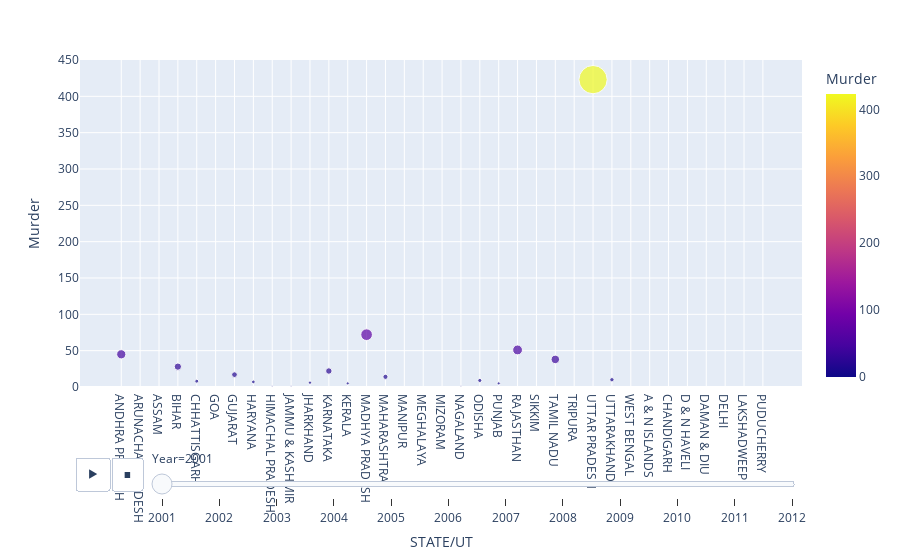
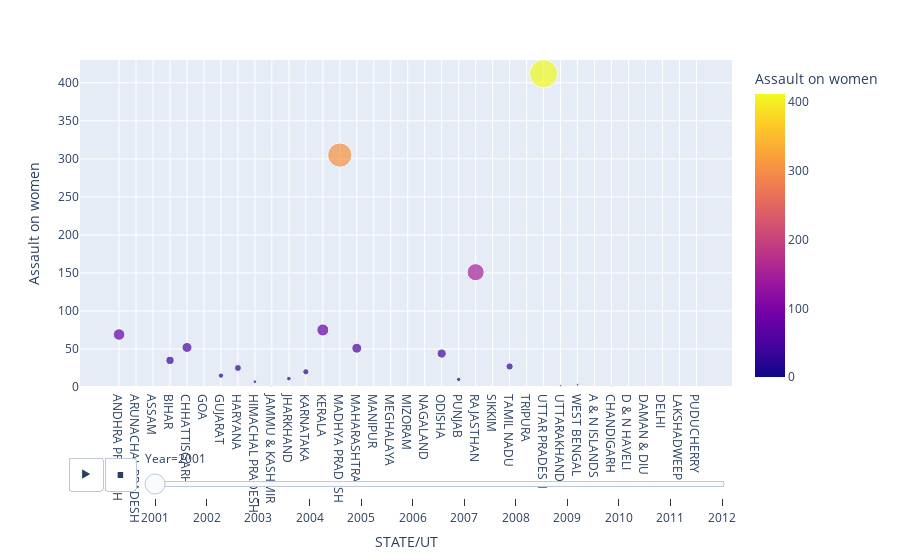
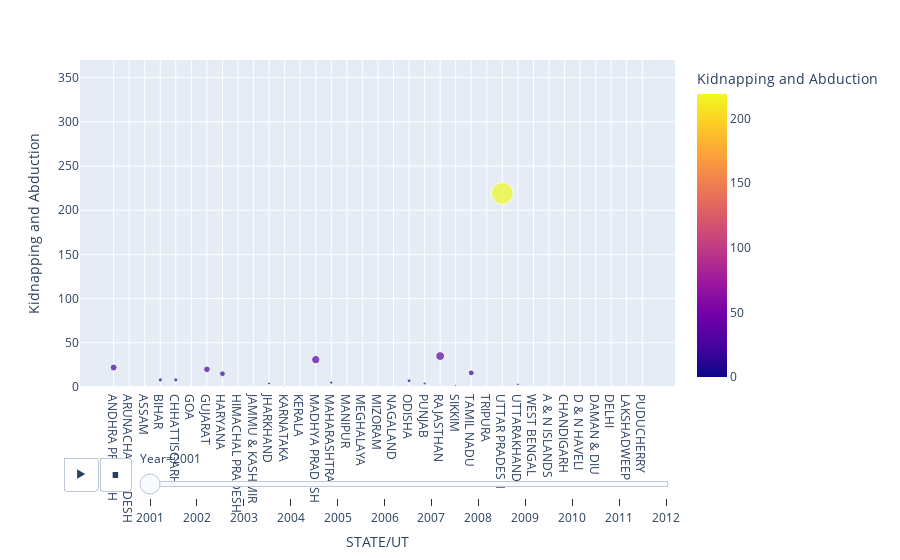
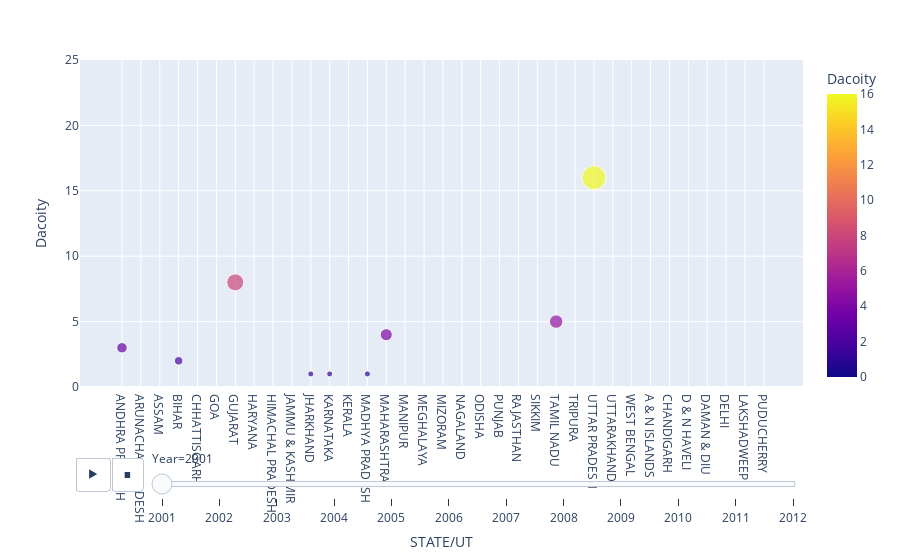

The cell these charts' notebook holds for them, in order:
### Markdown cell above
# State wise crimes

### Code cell
animation_graphs(state)

### Figure 1 — Plotly figure (JSON) as saved in the notebook; plotly's stock layout.template omitted (floating-point values rounded to 4 significant figures)
{"data": [{"hoverlabel": {"namelength": 0}, "hovertemplate": "Year=2001<br>STATE/UT=%{x}<br>Murder=%{marker.color}", "legendgroup": "", "marker": {"color": [45, 0, 0, 28, 8, 0, 17, 7, 1, 1, 6, 22, 5, 72, 14, 0, 0, 0, 1, 9, 5, 51, 0, 38, 0, 423, 10, 0, 0, 0, 0, 0, 0, 0, 0], "coloraxis": "coloraxis", "size": [45, 0, 0, 28, 8, 0, 17, 7, 1, 1, 6, 22, 5, 72, 14, 0, 0, 0, 1, 9, 5, 51, 0, 38, 0, 423, 10, 0, 0, 0, 0, 0, 0, 0, 0], "sizemode": "area", "sizeref": 1.058, "symbol": "circle"}, "mode": "markers", "name": "", "showlegend": false, "type": "scatter", "x": ["ANDHRA PRADESH", "ARUNACHAL PRADESH", "ASSAM", "BIHAR", "CHHATTISGARH", "GOA", "GUJARAT", "HARYANA", "HIMACHAL PRADESH", "JAMMU & KASHMIR", "JHARKHAND", "KARNATAKA", "KERALA", "MADHYA PRADESH", "MAHARASHTRA", "MANIPUR", "MEGHALAYA", "MIZORAM", "NAGALAND", "ODISHA", "PUNJAB", "RAJASTHAN", "SIKKIM", "TAMIL NADU", "TRIPURA", "UTTAR PRADESH", "UTTARAKHAND", "WEST BENGAL", "A & N ISLANDS", "CHANDIGARH", "D & N HAVELI", "DAMAN & DIU", "DELHI", "LAKSHADWEEP", "PUDUCHERRY"], "xaxis": "x", "y": [45, 0, 0, 28, 8, 0, 17, 7, 1, 1, 6, 22, 5, 72, 14, 0, 0, 0, 1, 9, 5, 51, 0, 38, 0, 423, 10, 0, 0, 0, 0, 0, 0, 0, 0], "yaxis": "y"}], "layout": {"coloraxis": {"colorbar": {"title": {"text": "Murder"}}, "colorscale": [[0, "#0d0887"], [0.1111, "#46039f"], [0.2222, "#7201a8"], [0.3333, "#9c179e"], [0.4444, "#bd3786"], [0.5556, "#d8576b"], [0.6667, "#ed7953"], [0.7778, "#fb9f3a"], [0.8889, "#fdca26"], [1, "#f0f921"]]}, "legend": {"itemsizing": "constant", "tracegroupgap": 0}, "margin": {"t": 60}, "sliders": [{"active": 0, "currentvalue": {"prefix": "Year="}, "len": 0.9, "pad": {"b": 10, "t": 60}, "steps": [{"args": [["2001"], {"frame": {"duration": 0, "redraw": false}, "fromcurrent": true, "mode": "immediate", "transition": {"duration": 0, "easing": "linear"}}], "label": "2001", "method": "animate"}, {"args": [["2002"], {"frame": {"duration": 0, "redraw": false}, "fromcurrent": true, "mode": "immediate", "transition": {"duration": 0, "easing": "linear"}}], "label": "2002", "method": "animate"}, {"args": [["2003"], {"frame": {"duration": 0, "redraw": false}, "fromcurrent": true, "mode": "immediate", "transition": {"duration": 0, "easing": "linear"}}], "label": "2003", "method": "animate"}, {"args": [["2004"], {"frame": {"duration": 0, "redraw": false}, "fromcurrent": true, "mode": "immediate", "transition": {"duration": 0, "easing": "linear"}}], "label": "2004", "method": "animate"}, {"args": [["2005"], {"frame": {"duration": 0, "redraw": false}, "fromcurrent": true, "mode": "immediate", "transition": {"duration": 0, "easing": "linear"}}], "label": "2005", "method": "animate"}, {"args": [["2006"], {"frame": {"duration": 0, "redraw": false}, "fromcurrent": true, "mode": "immediate", "transition": {"duration": 0, "easing": "linear"}}], "label": "2006", "method": "animate"}, {"args": [["2007"], {"frame": {"duration": 0, "redraw": false}, "fromcurrent": true, "mode": "immediate", "transition": {"duration": 0, "easing": "linear"}}], "label": "2007", "method": "animate"}, {"args": [["2008"], {"frame": {"duration": 0, "redraw": false}, "fromcurrent": true, "mode": "immediate", "transition": {"duration": 0, "easing": "linear"}}], "label": "2008", "method": "animate"}, {"args": [["2009"], {"frame": {"duration": 0, "redraw": false}, "fromcurrent": true, "mode": "immediate", "transition": {"duration": 0, "easing": "linear"}}], "label": "2009", "method": "animate"}, {"args": [["2010"], {"frame": {"duration": 0, "redraw": false}, "fromcurrent": true, "mode": "immediate", "transition": {"duration": 0, "easing": "linear"}}], "label": "2010", "method": "animate"}, {"args": [["2011"], {"frame": {"duration": 0, "redraw": false}, "fromcurrent": true, "mode": "immediate", "transition": {"duration": 0, "easing": "linear"}}], "label": "2011", "method": "animate"}, {"args": [["2012"], {"frame": {"duration": 0, "redraw": false}, "fromcurrent": true, "mode": "immediate", "transition": {"duration": 0, "easing": "linear"}}], "label": "2012", "method": "animate"}], "x": 0.1, "xanchor": "left", "y": 0, "yanchor": "top"}], "updatemenus": [{"buttons": [{"args": [null, {"frame": {"duration": 500, "redraw": false}, "fromcurrent": true, "mode": "immediate", "transition": {"duration": 500, "easing": "linear"}}], "label": "&#9654;", "method": "animate"}, {"args": [[null], {"frame": {"duration": 0, "redraw": false}, "fromcurrent": true, "mode": "immediate", "transition": {"duration": 0, "easing": "linear"}}], "label": "&#9724;", "method": "animate"}], "direction": "left", "pad": {"r": 10, "t": 70}, "showactive": false, "type": "buttons", "x": 0.1, "xanchor": "right", "y": 0, "yanchor": "top"}], "xaxis": {"anchor": "y", "domain": [0, 1], "title": {"text": "STATE/UT"}}, "yaxis": {"anchor": "x", "domain": [0, 1], "range": [0, 450], "title": {"text": "Murder"}}}}

### Figure 2 — Plotly figure (JSON) as saved in the notebook; plotly's stock layout.template omitted (floating-point values rounded to 4 significant figures)
{"data": [{"hoverlabel": {"namelength": 0}, "hovertemplate": "Year=2001<br>STATE/UT=%{x}<br>Assault on women=%{marker.color}", "legendgroup": "", "marker": {"color": [69, 0, 0, 35, 52, 0, 15, 25, 7, 1, 11, 20, 75, 305, 51, 0, 0, 0, 0, 44, 10, 151, 0, 27, 0, 412, 2, 3, 0, 1, 0, 0, 0, 0, 0], "coloraxis": "coloraxis", "size": [69, 0, 0, 35, 52, 0, 15, 25, 7, 1, 11, 20, 75, 305, 51, 0, 0, 0, 0, 44, 10, 151, 0, 27, 0, 412, 2, 3, 0, 1, 0, 0, 0, 0, 0], "sizemode": "area", "sizeref": 1.03, "symbol": "circle"}, "mode": "markers", "name": "", "showlegend": false, "type": "scatter", "x": ["ANDHRA PRADESH", "ARUNACHAL PRADESH", "ASSAM", "BIHAR", "CHHATTISGARH", "GOA", "GUJARAT", "HARYANA", "HIMACHAL PRADESH", "JAMMU & KASHMIR", "JHARKHAND", "KARNATAKA", "KERALA", "MADHYA PRADESH", "MAHARASHTRA", "MANIPUR", "MEGHALAYA", "MIZORAM", "NAGALAND", "ODISHA", "PUNJAB", "RAJASTHAN", "SIKKIM", "TAMIL NADU", "TRIPURA", "UTTAR PRADESH", "UTTARAKHAND", "WEST BENGAL", "A & N ISLANDS", "CHANDIGARH", "D & N HAVELI", "DAMAN & DIU", "DELHI", "LAKSHADWEEP", "PUDUCHERRY"], "xaxis": "x", "y": [69, 0, 0, 35, 52, 0, 15, 25, 7, 1, 11, 20, 75, 305, 51, 0, 0, 0, 0, 44, 10, 151, 0, 27, 0, 412, 2, 3, 0, 1, 0, 0, 0, 0, 0], "yaxis": "y"}], "layout": {"coloraxis": {"colorbar": {"title": {"text": "Assault on women"}}, "colorscale": [[0, "#0d0887"], [0.1111, "#46039f"], [0.2222, "#7201a8"], [0.3333, "#9c179e"], [0.4444, "#bd3786"], [0.5556, "#d8576b"], [0.6667, "#ed7953"], [0.7778, "#fb9f3a"], [0.8889, "#fdca26"], [1, "#f0f921"]]}, "legend": {"itemsizing": "constant", "tracegroupgap": 0}, "margin": {"t": 60}, "sliders": [{"active": 0, "currentvalue": {"prefix": "Year="}, "len": 0.9, "pad": {"b": 10, "t": 60}, "steps": [{"args": [["2001"], {"frame": {"duration": 0, "redraw": false}, "fromcurrent": true, "mode": "immediate", "transition": {"duration": 0, "easing": "linear"}}], "label": "2001", "method": "animate"}, {"args": [["2002"], {"frame": {"duration": 0, "redraw": false}, "fromcurrent": true, "mode": "immediate", "transition": {"duration": 0, "easing": "linear"}}], "label": "2002", "method": "animate"}, {"args": [["2003"], {"frame": {"duration": 0, "redraw": false}, "fromcurrent": true, "mode": "immediate", "transition": {"duration": 0, "easing": "linear"}}], "label": "2003", "method": "animate"}, {"args": [["2004"], {"frame": {"duration": 0, "redraw": false}, "fromcurrent": true, "mode": "immediate", "transition": {"duration": 0, "easing": "linear"}}], "label": "2004", "method": "animate"}, {"args": [["2005"], {"frame": {"duration": 0, "redraw": false}, "fromcurrent": true, "mode": "immediate", "transition": {"duration": 0, "easing": "linear"}}], "label": "2005", "method": "animate"}, {"args": [["2006"], {"frame": {"duration": 0, "redraw": false}, "fromcurrent": true, "mode": "immediate", "transition": {"duration": 0, "easing": "linear"}}], "label": "2006", "method": "animate"}, {"args": [["2007"], {"frame": {"duration": 0, "redraw": false}, "fromcurrent": true, "mode": "immediate", "transition": {"duration": 0, "easing": "linear"}}], "label": "2007", "method": "animate"}, {"args": [["2008"], {"frame": {"duration": 0, "redraw": false}, "fromcurrent": true, "mode": "immediate", "transition": {"duration": 0, "easing": "linear"}}], "label": "2008", "method": "animate"}, {"args": [["2009"], {"frame": {"duration": 0, "redraw": false}, "fromcurrent": true, "mode": "immediate", "transition": {"duration": 0, "easing": "linear"}}], "label": "2009", "method": "animate"}, {"args": [["2010"], {"frame": {"duration": 0, "redraw": false}, "fromcurrent": true, "mode": "immediate", "transition": {"duration": 0, "easing": "linear"}}], "label": "2010", "method": "animate"}, {"args": [["2011"], {"frame": {"duration": 0, "redraw": false}, "fromcurrent": true, "mode": "immediate", "transition": {"duration": 0, "easing": "linear"}}], "label": "2011", "method": "animate"}, {"args": [["2012"], {"frame": {"duration": 0, "redraw": false}, "fromcurrent": true, "mode": "immediate", "transition": {"duration": 0, "easing": "linear"}}], "label": "2012", "method": "animate"}], "x": 0.1, "xanchor": "left", "y": 0, "yanchor": "top"}], "updatemenus": [{"buttons": [{"args": [null, {"frame": {"duration": 500, "redraw": false}, "fromcurrent": true, "mode": "immediate", "transition": {"duration": 500, "easing": "linear"}}], "label": "&#9654;", "method": "animate"}, {"args": [[null], {"frame": {"duration": 0, "redraw": false}, "fromcurrent": true, "mode": "immediate", "transition": {"duration": 0, "easing": "linear"}}], "label": "&#9724;", "method": "animate"}], "direction": "left", "pad": {"r": 10, "t": 70}, "showactive": false, "type": "buttons", "x": 0.1, "xanchor": "right", "y": 0, "yanchor": "top"}], "xaxis": {"anchor": "y", "domain": [0, 1], "title": {"text": "STATE/UT"}}, "yaxis": {"anchor": "x", "domain": [0, 1], "range": [0, 430], "title": {"text": "Assault on women"}}}}

### Figure 3 — Plotly figure (JSON) as saved in the notebook; plotly's stock layout.template omitted (floating-point values rounded to 4 significant figures)
{"data": [{"hoverlabel": {"namelength": 0}, "hovertemplate": "Year=2001<br>STATE/UT=%{x}<br>Kidnapping and Abduction=%{marker.color}", "legendgroup": "", "marker": {"color": [22, 0, 0, 8, 8, 0, 20, 15, 0, 0, 4, 1, 0, 31, 5, 0, 0, 0, 0, 7, 4, 35, 2, 16, 0, 219, 3, 0, 0, 0, 0, 0, 0, 0, 0], "coloraxis": "coloraxis", "size": [22, 0, 0, 8, 8, 0, 20, 15, 0, 0, 4, 1, 0, 31, 5, 0, 0, 0, 0, 7, 4, 35, 2, 16, 0, 219, 3, 0, 0, 0, 0, 0, 0, 0, 0], "sizemode": "area", "sizeref": 0.9075, "symbol": "circle"}, "mode": "markers", "name": "", "showlegend": false, "type": "scatter", "x": ["ANDHRA PRADESH", "ARUNACHAL PRADESH", "ASSAM", "BIHAR", "CHHATTISGARH", "GOA", "GUJARAT", "HARYANA", "HIMACHAL PRADESH", "JAMMU & KASHMIR", "JHARKHAND", "KARNATAKA", "KERALA", "MADHYA PRADESH", "MAHARASHTRA", "MANIPUR", "MEGHALAYA", "MIZORAM", "NAGALAND", "ODISHA", "PUNJAB", "RAJASTHAN", "SIKKIM", "TAMIL NADU", "TRIPURA", "UTTAR PRADESH", "UTTARAKHAND", "WEST BENGAL", "A & N ISLANDS", "CHANDIGARH", "D & N HAVELI", "DAMAN & DIU", "DELHI", "LAKSHADWEEP", "PUDUCHERRY"], "xaxis": "x", "y": [22, 0, 0, 8, 8, 0, 20, 15, 0, 0, 4, 1, 0, 31, 5, 0, 0, 0, 0, 7, 4, 35, 2, 16, 0, 219, 3, 0, 0, 0, 0, 0, 0, 0, 0], "yaxis": "y"}], "layout": {"coloraxis": {"colorbar": {"title": {"text": "Kidnapping and Abduction"}}, "colorscale": [[0, "#0d0887"], [0.1111, "#46039f"], [0.2222, "#7201a8"], [0.3333, "#9c179e"], [0.4444, "#bd3786"], [0.5556, "#d8576b"], [0.6667, "#ed7953"], [0.7778, "#fb9f3a"], [0.8889, "#fdca26"], [1, "#f0f921"]]}, "legend": {"itemsizing": "constant", "tracegroupgap": 0}, "margin": {"t": 60}, "sliders": [{"active": 0, "currentvalue": {"prefix": "Year="}, "len": 0.9, "pad": {"b": 10, "t": 60}, "steps": [{"args": [["2001"], {"frame": {"duration": 0, "redraw": false}, "fromcurrent": true, "mode": "immediate", "transition": {"duration": 0, "easing": "linear"}}], "label": "2001", "method": "animate"}, {"args": [["2002"], {"frame": {"duration": 0, "redraw": false}, "fromcurrent": true, "mode": "immediate", "transition": {"duration": 0, "easing": "linear"}}], "label": "2002", "method": "animate"}, {"args": [["2003"], {"frame": {"duration": 0, "redraw": false}, "fromcurrent": true, "mode": "immediate", "transition": {"duration": 0, "easing": "linear"}}], "label": "2003", "method": "animate"}, {"args": [["2004"], {"frame": {"duration": 0, "redraw": false}, "fromcurrent": true, "mode": "immediate", "transition": {"duration": 0, "easing": "linear"}}], "label": "2004", "method": "animate"}, {"args": [["2005"], {"frame": {"duration": 0, "redraw": false}, "fromcurrent": true, "mode": "immediate", "transition": {"duration": 0, "easing": "linear"}}], "label": "2005", "method": "animate"}, {"args": [["2006"], {"frame": {"duration": 0, "redraw": false}, "fromcurrent": true, "mode": "immediate", "transition": {"duration": 0, "easing": "linear"}}], "label": "2006", "method": "animate"}, {"args": [["2007"], {"frame": {"duration": 0, "redraw": false}, "fromcurrent": true, "mode": "immediate", "transition": {"duration": 0, "easing": "linear"}}], "label": "2007", "method": "animate"}, {"args": [["2008"], {"frame": {"duration": 0, "redraw": false}, "fromcurrent": true, "mode": "immediate", "transition": {"duration": 0, "easing": "linear"}}], "label": "2008", "method": "animate"}, {"args": [["2009"], {"frame": {"duration": 0, "redraw": false}, "fromcurrent": true, "mode": "immediate", "transition": {"duration": 0, "easing": "linear"}}], "label": "2009", "method": "animate"}, {"args": [["2010"], {"frame": {"duration": 0, "redraw": false}, "fromcurrent": true, "mode": "immediate", "transition": {"duration": 0, "easing": "linear"}}], "label": "2010", "method": "animate"}, {"args": [["2011"], {"frame": {"duration": 0, "redraw": false}, "fromcurrent": true, "mode": "immediate", "transition": {"duration": 0, "easing": "linear"}}], "label": "2011", "method": "animate"}, {"args": [["2012"], {"frame": {"duration": 0, "redraw": false}, "fromcurrent": true, "mode": "immediate", "transition": {"duration": 0, "easing": "linear"}}], "label": "2012", "method": "animate"}], "x": 0.1, "xanchor": "left", "y": 0, "yanchor": "top"}], "updatemenus": [{"buttons": [{"args": [null, {"frame": {"duration": 500, "redraw": false}, "fromcurrent": true, "mode": "immediate", "transition": {"duration": 500, "easing": "linear"}}], "label": "&#9654;", "method": "animate"}, {"args": [[null], {"frame": {"duration": 0, "redraw": false}, "fromcurrent": true, "mode": "immediate", "transition": {"duration": 0, "easing": "linear"}}], "label": "&#9724;", "method": "animate"}], "direction": "left", "pad": {"r": 10, "t": 70}, "showactive": false, "type": "buttons", "x": 0.1, "xanchor": "right", "y": 0, "yanchor": "top"}], "xaxis": {"anchor": "y", "domain": [0, 1], "title": {"text": "STATE/UT"}}, "yaxis": {"anchor": "x", "domain": [0, 1], "range": [0, 370], "title": {"text": "Kidnapping and Abduction"}}}}

### Figure 4 — Plotly figure (JSON) as saved in the notebook; plotly's stock layout.template omitted (floating-point values rounded to 4 significant figures)
{"data": [{"hoverlabel": {"namelength": 0}, "hovertemplate": "Year=2001<br>STATE/UT=%{x}<br>Dacoity=%{marker.color}", "legendgroup": "", "marker": {"color": [3, 0, 0, 2, 0, 0, 8, 0, 0, 0, 1, 1, 0, 1, 4, 0, 0, 0, 0, 0, 0, 0, 0, 5, 0, 16, 0, 0, 0, 0, 0, 0, 0, 0, 0], "coloraxis": "coloraxis", "size": [3, 0, 0, 2, 0, 0, 8, 0, 0, 0, 1, 1, 0, 1, 4, 0, 0, 0, 0, 0, 0, 0, 0, 5, 0, 16, 0, 0, 0, 0, 0, 0, 0, 0, 0], "sizemode": "area", "sizeref": 0.055, "symbol": "circle"}, "mode": "markers", "name": "", "showlegend": false, "type": "scatter", "x": ["ANDHRA PRADESH", "ARUNACHAL PRADESH", "ASSAM", "BIHAR", "CHHATTISGARH", "GOA", "GUJARAT", "HARYANA", "HIMACHAL PRADESH", "JAMMU & KASHMIR", "JHARKHAND", "KARNATAKA", "KERALA", "MADHYA PRADESH", "MAHARASHTRA", "MANIPUR", "MEGHALAYA", "MIZORAM", "NAGALAND", "ODISHA", "PUNJAB", "RAJASTHAN", "SIKKIM", "TAMIL NADU", "TRIPURA", "UTTAR PRADESH", "UTTARAKHAND", "WEST BENGAL", "A & N ISLANDS", "CHANDIGARH", "D & N HAVELI", "DAMAN & DIU", "DELHI", "LAKSHADWEEP", "PUDUCHERRY"], "xaxis": "x", "y": [3, 0, 0, 2, 0, 0, 8, 0, 0, 0, 1, 1, 0, 1, 4, 0, 0, 0, 0, 0, 0, 0, 0, 5, 0, 16, 0, 0, 0, 0, 0, 0, 0, 0, 0], "yaxis": "y"}], "layout": {"coloraxis": {"colorbar": {"title": {"text": "Dacoity"}}, "colorscale": [[0, "#0d0887"], [0.1111, "#46039f"], [0.2222, "#7201a8"], [0.3333, "#9c179e"], [0.4444, "#bd3786"], [0.5556, "#d8576b"], [0.6667, "#ed7953"], [0.7778, "#fb9f3a"], [0.8889, "#fdca26"], [1, "#f0f921"]]}, "legend": {"itemsizing": "constant", "tracegroupgap": 0}, "margin": {"t": 60}, "sliders": [{"active": 0, "currentvalue": {"prefix": "Year="}, "len": 0.9, "pad": {"b": 10, "t": 60}, "steps": [{"args": [["2001"], {"frame": {"duration": 0, "redraw": false}, "fromcurrent": true, "mode": "immediate", "transition": {"duration": 0, "easing": "linear"}}], "label": "2001", "method": "animate"}, {"args": [["2002"], {"frame": {"duration": 0, "redraw": false}, "fromcurrent": true, "mode": "immediate", "transition": {"duration": 0, "easing": "linear"}}], "label": "2002", "method": "animate"}, {"args": [["2003"], {"frame": {"duration": 0, "redraw": false}, "fromcurrent": true, "mode": "immediate", "transition": {"duration": 0, "easing": "linear"}}], "label": "2003", "method": "animate"}, {"args": [["2004"], {"frame": {"duration": 0, "redraw": false}, "fromcurrent": true, "mode": "immediate", "transition": {"duration": 0, "easing": "linear"}}], "label": "2004", "method": "animate"}, {"args": [["2005"], {"frame": {"duration": 0, "redraw": false}, "fromcurrent": true, "mode": "immediate", "transition": {"duration": 0, "easing": "linear"}}], "label": "2005", "method": "animate"}, {"args": [["2006"], {"frame": {"duration": 0, "redraw": false}, "fromcurrent": true, "mode": "immediate", "transition": {"duration": 0, "easing": "linear"}}], "label": "2006", "method": "animate"}, {"args": [["2007"], {"frame": {"duration": 0, "redraw": false}, "fromcurrent": true, "mode": "immediate", "transition": {"duration": 0, "easing": "linear"}}], "label": "2007", "method": "animate"}, {"args": [["2008"], {"frame": {"duration": 0, "redraw": false}, "fromcurrent": true, "mode": "immediate", "transition": {"duration": 0, "easing": "linear"}}], "label": "2008", "method": "animate"}, {"args": [["2009"], {"frame": {"duration": 0, "redraw": false}, "fromcurrent": true, "mode": "immediate", "transition": {"duration": 0, "easing": "linear"}}], "label": "2009", "method": "animate"}, {"args": [["2010"], {"frame": {"duration": 0, "redraw": false}, "fromcurrent": true, "mode": "immediate", "transition": {"duration": 0, "easing": "linear"}}], "label": "2010", "method": "animate"}, {"args": [["2011"], {"frame": {"duration": 0, "redraw": false}, "fromcurrent": true, "mode": "immediate", "transition": {"duration": 0, "easing": "linear"}}], "label": "2011", "method": "animate"}, {"args": [["2012"], {"frame": {"duration": 0, "redraw": false}, "fromcurrent": true, "mode": "immediate", "transition": {"duration": 0, "easing": "linear"}}], "label": "2012", "method": "animate"}], "x": 0.1, "xanchor": "left", "y": 0, "yanchor": "top"}], "updatemenus": [{"buttons": [{"args": [null, {"frame": {"duration": 500, "redraw": false}, "fromcurrent": true, "mode": "immediate", "transition": {"duration": 500, "easing": "linear"}}], "label": "&#9654;", "method": "animate"}, {"args": [[null], {"frame": {"duration": 0, "redraw": false}, "fromcurrent": true, "mode": "immediate", "transition": {"duration": 0, "easing": "linear"}}], "label": "&#9724;", "method": "animate"}], "direction": "left", "pad": {"r": 10, "t": 70}, "showactive": false, "type": "buttons", "x": 0.1, "xanchor": "right", "y": 0, "yanchor": "top"}], "xaxis": {"anchor": "y", "domain": [0, 1], "title": {"text": "STATE/UT"}}, "yaxis": {"anchor": "x", "domain": [0, 1], "range": [0, 25], "title": {"text": "Dacoity"}}}}
